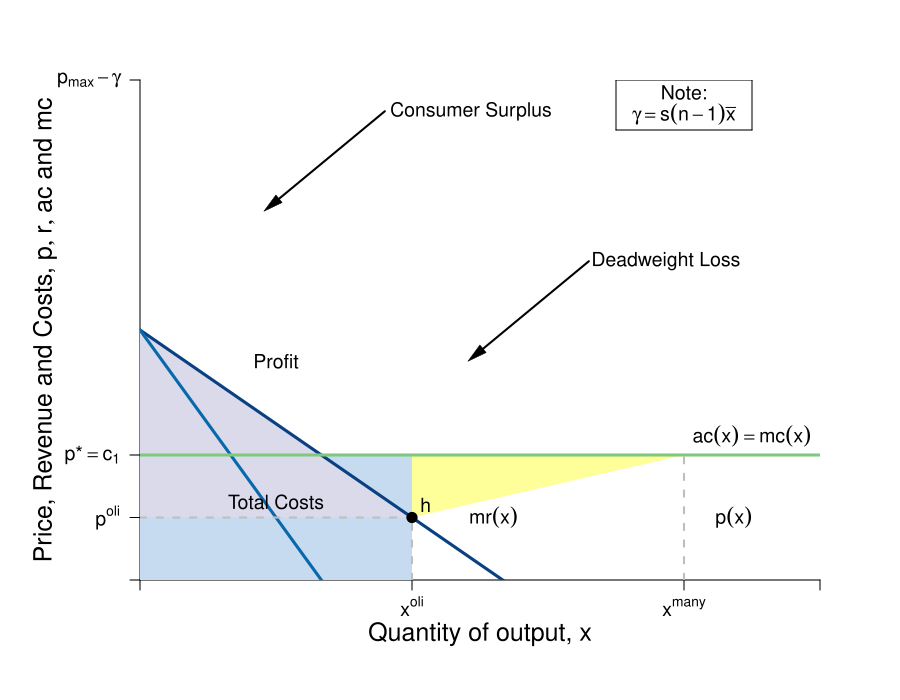

The script that saved this image:
#Graph Designer: Simon Halliday
#Authors: Bowles, Foley and Halliday
#Title: Coordination, Conflict and Competition: A Text in Microeconomics

require(shape)
pdf(file = "competitionmarkets/cournot_efficiency_many.pdf", width = 9, height = 7)

#Set parameters for graphics
axislabelsize <- 1.5
labelsize <- 1.2
graphlinewidth <- 3
segmentlinewidth <- 2

COL <- c("#7fc97f", "#beaed4", "#fdc086", "#ffff99", "#386cb0", "#f0027f", "#bf5b17", "#666666")
COLA <- c("#e0f3db", "#99d8c9","#66c2a4","#41ae76", "#238b45", "#005824")
COLB <- c("#c6dbef", "#4eb3d3", "#2b8cbe", "#0868ac","#084081")
COLC <- c("#fcfbfd", "#efedf5", "#dadaeb", "#bcbddc", "#9e9ac8", "#807dba", "#6a51a3", "#54278f", "#3f007d")

#Edited the margins to cater for the larger LHS labels
par(mar =  c(6, 7, 4, 4))

AvgRevenue <- function(x, s = 0.5, pmax = 20, c1 = 2, n = 17,  xbar = 2){
  pmax -s*(n-1)*xbar -s*x
}

MRevenue <- function(x,  s = 0.5, pmax = 20, c1 = 2, n = 17,  xbar = 2){
  pmax - s*(n-1)*xbar -2*s*x
}

AvgCost <- function(x, c0 = 2, c1 = 2){
  c0/x + c1
}

xN <- function(n, s = 0.5, pmax = 20, c1 = 2){
  (pmax - c1)/((n+1)*s)
}
#Using xN defined above, a firm has a unit output when there are 35 firms. 
#So I will re-draw this with n = 35


xlims <- c(0, 15)
ylims <- c(0, 8)

npts <- 501 
x <- seq(xlims[1], xlims[2], length.out = npts)
y <- seq(ylims[1], ylims[2], length.out = npts) 
a <- c(13, 16.75, 19.25)

plot(0, 0, xlim = xlims, ylim = ylims, type = "n",
     xlab = expression(paste("")),
     ylab = expression(paste("")), 
     xaxt = "n", 
     yaxt = "n", 
     cex.lab = axislabelsize, 
     bty = "n",
     xaxs="i", 
     yaxs="i")

# ticksy <- seq(from = ylims[1], to = ylims[2], by = 1)
# ylabels <- seq(from = ylims[1], to = ylims[2], by = 1)
# ticksx <- seq(from = xlims[1], to = xlims[2], by = 1)
# xlabels <- seq(from = xlims[1], to = xlims[2], by = 1)
ticksy <- c(0, 2, AvgRevenue(x = 6), ylims[2])
ylabels <- c(NA, expression(paste(p,"*", phantom()== c[1])), expression(paste(p^{oli})), expression(paste(p[max] - gamma)))
ticksx <- c(0, 6, 12, xlims[2])
xlabels <- c(NA, expression(paste(x^{oli})), expression(paste(x^{many})), NA)

axis(1, at = ticksx, pos = 0, labels = xlabels, cex.axis = labelsize)
axis(2, at = ticksy, pos = 0, labels = ylabels, las = 1, cex.axis = labelsize)

npts <- 500 
xx1 <- seq(xlims[1], xlims[2], length.out = npts)
xx3 <- seq(2, 6, length.out = npts)

#Draw the polygon for profit
xpoly1 <- c(0, 6, 6, 0, 0)
ypoly1 <- c(2, 2, AvgRevenue(x = 6), AvgRevenue(x = 6), 2)
polygon(x = xpoly1, y = ypoly1, col=COLA[1], density=NULL, border = NA)

#Draw the polygon for costs
xpoly2 <- c(0, 6, 6, 0, 0)
ypoly2 <- c(0, 0, 2, 2, 2)
polygon(x = xpoly2, y = ypoly2, col=COLB[1], density=NULL, border = NA)

#Draw the polygon for deadweight loss
xpoly3 <- c(6, 6, 12, 6)
ypoly3 <- c(2, AvgRevenue(x = 6), 2, 2)
polygon(x = xpoly3, y = ypoly3, col=COL[4], density=NULL, border = NA)

#Draw the polygon for consumer surplus
xpoly4 <- c(0, 6, 0, 0)
ypoly4 <- c(AvgRevenue(x = 6), AvgRevenue(x = 6), AvgRevenue(x = 0), AvgRevenue(x = 6))
polygon(x = xpoly4, y = ypoly4, col=COLC[3], density=NULL, border = NA)


#lines(xx1, bcA(xx1, w = 10, p = 1.5), col = COLB[3], lwd = graphlinewidth)
lines(xx1, AvgRevenue(xx1), col = COLB[5], lwd = graphlinewidth)
lines(xx1, MRevenue(xx1), col = COLB[4], lwd = graphlinewidth)
#lines(xx1, AvgCost(xx1, c0 = 2, c1 = 4), col = COLA[5], lwd = graphlinewidth)

#Label the axes
mtext(expression(paste("Quantity of output, ", x)), side=1, line = 2.5, cex = axislabelsize)
text(-2.1, 0.5*ylims[2], expression(paste("Price, Revenue and Costs, ", list(p, r, ac), " and ", mc)), xpd = TRUE, cex = axislabelsize, srt = 90) 

#Label curves
text(13.5, 2.3, expression(paste(ac(x) == mc(x))), cex = labelsize)
text(13.1, 1, expression(paste(p(x))), cex = labelsize)
text(7.8, 1, expression(paste(mr(x))), cex = labelsize)

#Labels cost and profit areas
text(3, 0.5*AvgCost(x = 4), expression("Total Costs"), cex = labelsize)
text(3, 3.5, expression("Profit"), cex = labelsize)
# text(5.25, 5.5, expression("Deadweight"), cex = labelsize)
# text(5.25, 5, expression("Loss"), cex = labelsize)

#Draw segments for total costs
segments(0, AvgRevenue(x = 6), 6, AvgRevenue(x = 6), lty = 2, col = "gray" , lwd = segmentlinewidth)
segments(6, 0, 6, AvgRevenue(x = 6), lty = 2, col = "gray" , lwd = segmentlinewidth)
segments(0, 2, xlims[2], 2, lty = 1, col = COL[1] , lwd = graphlinewidth)

#Segment for many firms comparison
segments(12, 0, 12, 2, lty = 2, col = "gray" , lwd = segmentlinewidth)

#Label Points for comparison
points(6, MRevenue(x = 6), pch = 16, col = "black", cex = 1.5)
text(5.7, MRevenue(x = 6) - 0.2, expression(i), cex = labelsize)


points(6, AvgRevenue(x = 6), pch = 16, col = "black", cex = 1.5)
text(6.3, AvgRevenue(x = 6) + 0.2, expression(h), cex = labelsize)


# Arrow to Consumer surplus
text(7.3, 7.5, expression(paste("Consumer Surplus")), cex = labelsize)
#text(6, 11, expression(paste(cs(x) == frac(1,2)*(p[max] - p^{mon})*x^{mon} )), cex = labelsize)
Arrows(5.4, 7.5, 2.9, 6, col = "black", lty = 1, lwd = 2, arr.type = "triangle", arr.lwd = 0.5)

# Arrow to Deadweight loss
text(11.6, 5.1, expression(paste("Deadweight Loss")), cex = labelsize)
#text(9, 7, expression(paste(dwl(x) == frac(1,2)*(p^{mon} - c[1])*(x^{many} - x^{mon}))), cex = labelsize)
Arrows(9.9, 5.1, 7.4, 3.6, col = "black", lty = 1, lwd = 2, arr.type = "triangle", arr.lwd = 0.5)

text(12, 7.8, expression(paste("Note:")), cex = labelsize)
text(12, 7.45, expression(paste(gamma == s*(n-1)*bar(x))), cex = labelsize)
segments(10.5, 7.2, 13.5, 7.2, lty = 1, col = "black" , lwd = 1)
segments(10.5, 8, 13.5, 8, lty = 1, col = "black" , lwd = 1)
segments(10.5, 7.2, 10.5, 8, lty = 1, col = "black" , lwd = 1)
segments(13.5, 7.2, 13.5, 8, lty = 1, col = "black" , lwd = 1)


dev.off()
